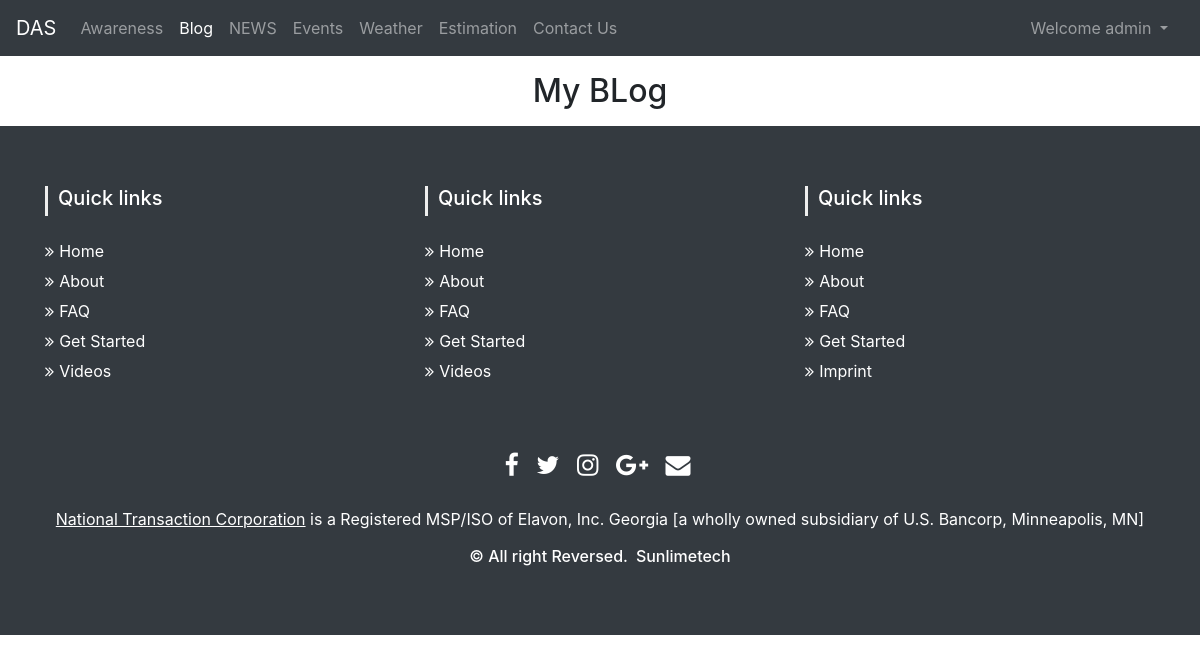
/myblogs/admin (signed in), run on an earlier commit of the app's database.
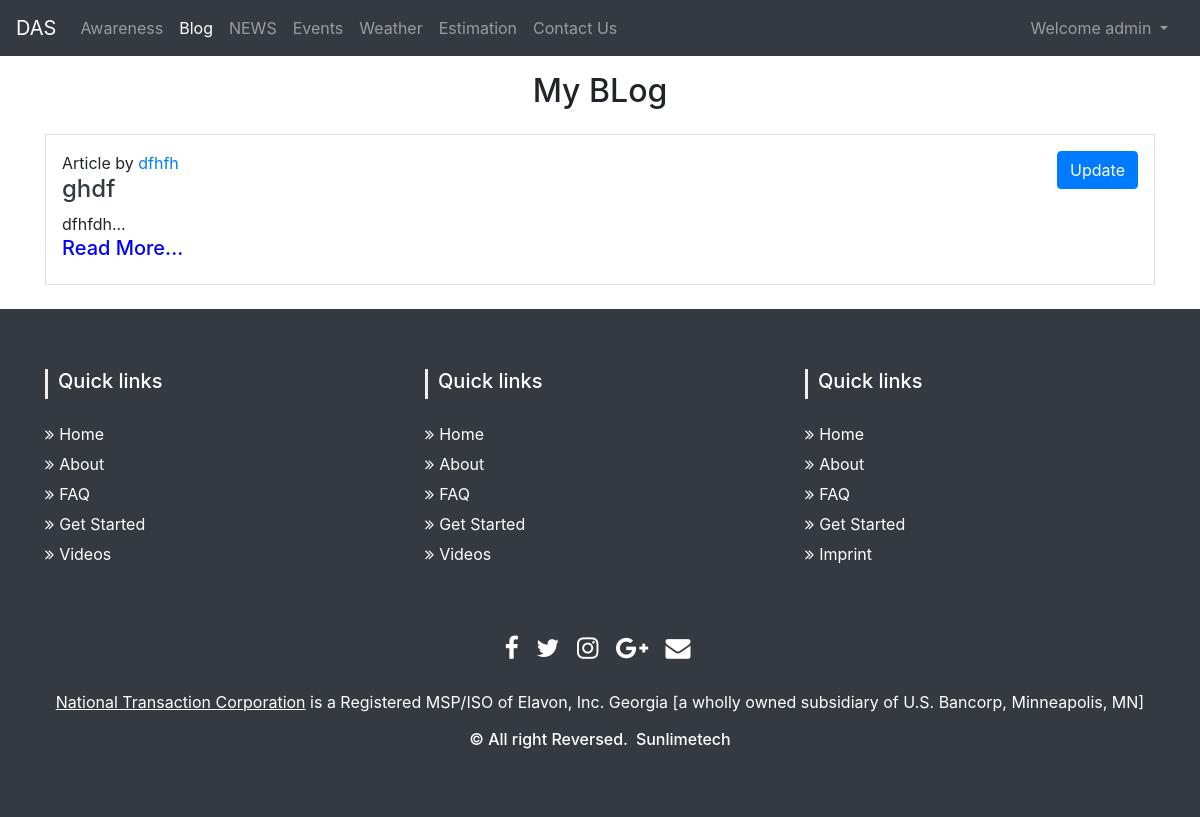
And on a later commit of the database.
### fyp/models.py (models this page shows, shortened)
class Blog(models.Model):
    sno = models.AutoField(primary_key=True)
    title = models.CharField(max_length=200)
    content = RichTextField(null=True)
    short_desc = models.CharField(max_length=300, default="")
    slug = models.CharField(max_length=100)
    time = models.DateTimeField(auto_now_add=True)
    author = models.CharField(max_length=20, default="")
    username = models.CharField(max_length=20, default="")

### fyp/views.py (the view)
# urls.py: path('myblogs/<str:username>', views.myblogs, name='myblogs'),
def myblogs(request,username):
    blogs = Blog.objects.filter(username=username)
    context={'blogs':blogs}
    return render(request, 'myblogs.html',context)

### templates/myblogs.html (shortened to what this page needs)
{% extends 'base.html' %}
{% block blogactive %}active{% endblock blogactive %}
{% block body %}
{% if user.is_authenticated %}
<div class="container">
  <h2 class="text-center my-3">My BLog</h2>
{% for blog in blogs %}
  <div class="my-4 p-3 border">
    <a class="btn btn-primary my-2 my-sm-0" style="float:right;" href="/blogupdate/{{blog.title}}" role="button">Update</a>
    <p class="mb-0 "> Article by <a href="#">{{blog.author}}</a></p>
    <h4 class="text-dark"> <a href="/blogpost/{{blog.slug}}" class="text-dark">{{blog.title}}</a></h4>
    <div>
      {{blog.short_desc|slice:200}}...
    </div>
    <a href="/blogpost/{{blog.slug}}" class="text-dark"><h5 style="color: blue;">Read More...</h5></a>
  </div>
  {% endfor %}
</div>
{% endif %}
{% endblock body %}

What changed in the data, as far as the page shows it:
added Blog: author "dfhfh", title "ghdf", short_desc "dfhfdh"
